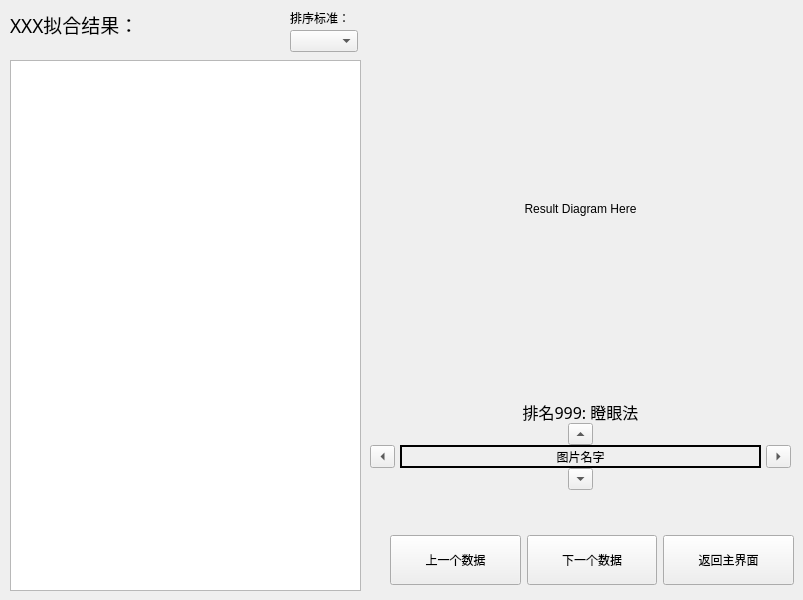
    <widget class="QWidget" name="Results">
     <widget class="QTextBrowser" name="ResultTextBrowser">
      <property name="geometry">
       <rect>
        <x>10</x>
        <y>60</y>
        <width>351</width>
        <height>531</height>
       </rect>
      </property>
     </widget>
     <widget class="QLabel" name="ResultTitle">
      <property name="geometry">
       <rect>
        <x>10</x>
        <y>10</y>
        <width>271</width>
        <height>41</height>
       </rect>
      </property>
      <property name="font">
       <font>
        <family>黑体</family>
        <pointsize>14</pointsize>
       </font>
      </property>
      <property name="text">
       <string>XXX拟合结果：</string>
      </property>
      <property name="scaledContents">
       <bool>true</bool>
      </property>
      <property name="alignment">
       <set>Qt::AlignLeading|Qt::AlignLeft|Qt::AlignTop</set>
      </property>
      <property name="wordWrap">
       <bool>true</bool>
      </property>
      <property name="margin">
       <number>5</number>
      </property>
     </widget>
     <widget class="QWidget" name="layoutWidget_3">
      <property name="geometry">
       <rect>
        <x>390</x>
        <y>530</y>
        <width>404</width>
        <height>61</height>
       </rect>
      </property>
      <layout class="QHBoxLayout" name="ResultBottomButtons">
       <item>
        <widget class="QPushButton" name="ResultPreviousDataButton">
         <property name="minimumSize">
          <size>
           <width>130</width>
           <height>50</height>
          </size>
         </property>
         <property name="text">
          <string>上一个数据</string>
         </property>
        </widget>
       </item>
       <item>
        <widget class="QPushButton" name="ResultNextDataButton">
         <property name="minimumSize">
          <size>
           <width>130</width>
           <height>50</height>
          </size>
         </property>
         <property name="text">
          <string>下一个数据</string>
         </property>
        </widget>
       </item>
       <item>
        <widget class="QPushButton" name="ResultNextButton">
         <property name="minimumSize">
          <size>
           <width>130</width>
           <height>50</height>
          </size>
         </property>
         <property name="text">
          <string>返回主界面</string>
         </property>
        </widget>
       </item>
      </layout>
     </widget>
     <widget class="QLabel" name="ResultDiagram">
      <property name="enabled">
       <bool>true</bool>
      </property>
      <property name="geometry">
       <rect>
        <x>370</x>
        <y>20</y>
        <width>421</width>
        <height>377</height>
       </rect>
      </property>
      <property name="sizePolicy">
       <sizepolicy hsizetype="Fixed" vsizetype="Fixed">
        <horstretch>0</horstretch>
        <verstretch>0</verstretch>
       </sizepolicy>
      </property>
      <property name="text">
       <string>Result Diagram Here</string>
      </property>
      <property name="textFormat">
       <enum>Qt::AutoText</enum>
      </property>
      <property name="scaledContents">
       <bool>true</bool>
      </property>
      <property name="alignment">
       <set>Qt::AlignCenter</set>
      </property>
     </widget>
     <widget class="QWidget" name="layoutWidget">
      <property name="geometry">
       <rect>
        <x>370</x>
        <y>400</y>
        <width>421</width>
        <height>90</height>
       </rect>
      </property>
      <layout class="QVBoxLayout" name="ResultDiagramControl">
       <property name="spacing">
        <number>0</number>
       </property>
       <item>
        <widget class="QLabel" name="ResultDiagramMethodLabel">
         <property name="font">
          <font>
           <family>黑体</family>
           <pointsize>12</pointsize>
          </font>
         </property>
         <property name="text">
          <string>排名999: 瞪眼法</string>
         </property>
         <property name="alignment">
          <set>Qt::AlignCenter</set>
         </property>
        </widget>
       </item>
       <item>
        <layout class="QHBoxLayout" name="ResultDiagramULayout">
         <property name="spacing">
          <number>0</number>
         </property>
         <item>
          <widget class="QToolButton" name="ResultDiagramUpButton">
           <property name="maximumSize">
            <size>
             <width>25</width>
             <height>25</height>
            </size>
           </property>
           <property name="font">
            <font>
             <family>3ds</family>
            </font>
           </property>
           <property name="text">
            <string/>
           </property>
           <property name="autoRaise">
            <bool>false</bool>
           </property>
           <property name="arrowType">
            <enum>Qt::UpArrow</enum>
           </property>
          </widget>
         </item>
        </layout>
       </item>
       <item>
        <layout class="QHBoxLayout" name="ResultDiagramMLayout">
         <property name="spacing">
          <number>5</number>
         </property>
         <item>
          <widget class="QToolButton" name="ResultDiagramLeftButton">
           <property name="maximumSize">
            <size>
             <width>25</width>
             <height>25</height>
            </size>
           </property>
           <property name="font">
            <font>
             <family>3ds</family>
            </font>
           </property>
           <property name="text">
            <string/>
           </property>
           <property name="autoRaise">
            <bool>false</bool>
           </property>
           <property name="arrowType">
            <enum>Qt::LeftArrow</enum>
           </property>
          </widget>
         </item>
         <item>
          <widget class="QLabel" name="ResultDiagramTitle">
           <property name="frameShape">
            <enum>QFrame::WinPanel</enum>
           </property>
           <property name="frameShadow">
            <enum>QFrame::Plain</enum>
           </property>
           <property name="text">
            <string>图片名字</string>
           </property>
           <property name="scaledContents">
            <bool>true</bool>
           </property>
           <property name="alignment">
            <set>Qt::AlignCenter</set>
           </property>
          </widget>
         </item>
         <item>
          <widget class="QToolButton" name="ResultDiagramRightButton">
           <property name="maximumSize">
            <size>
             <width>25</width>
             <height>25</height>
            </size>
           </property>
           <property name="font">
            <font>
             <family>3ds</family>
            </font>
           </property>
           <property name="text">
            <string/>
           </property>
           <property name="autoRaise">
            <bool>false</bool>
           </property>
           <property name="arrowType">
            <enum>Qt::RightArrow</enum>
           </property>
          </widget>
         </item>
        </layout>
       </item>
       <item>
        <layout class="QHBoxLayout" name="ResultDiagramDLayout">
         <property name="spacing">
          <number>0</number>
         </property>
         <item>
          <widget class="QToolButton" name="ResultDiagramDownButton">
           <property name="maximumSize">
            <size>
             <width>25</width>
             <height>25</height>
            </size>
           </property>
           <property name="font">
            <font>
             <family>3ds</family>
            </font>
           </property>
           <property name="text">
            <string/>
           </property>
           <property name="autoRaise">
            <bool>false</bool>
           </property>
           <property name="arrowType">
            <enum>Qt::DownArrow</enum>
           </property>
          </widget>
         </item>
        </layout>
       </item>
      </layout>
     </widget>
     <widget class="QComboBox" name="ResultStandardComboBox">
      <property name="geometry">
       <rect>
        <x>290</x>
        <y>30</y>
        <width>68</width>
        <height>22</height>
       </rect>
      </property>
     </widget>
     <widget class="QLabel" name="staticLabel6">
      <property name="geometry">
       <rect>
        <x>290</x>
        <y>10</y>
        <width>71</width>
        <height>16</height>
       </rect>
      </property>
      <property name="text">
       <string>排序标准：</string>
      </property>
     </widget>
    </widget>
